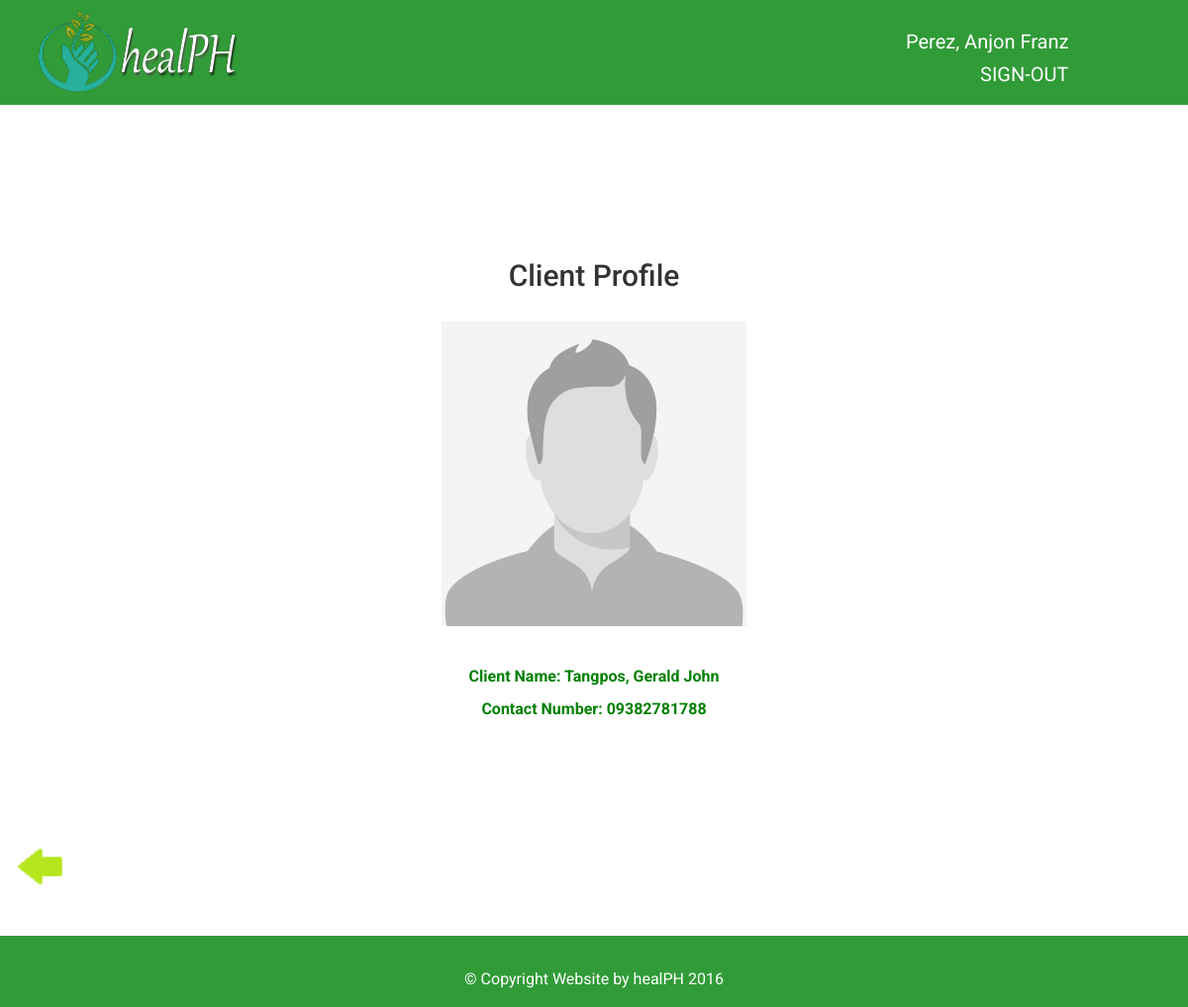
Page /adminPages/clientprofile.php?accountid=21 (signed in) on the committed database.
### tables this page shows
CREATE TABLE IF NOT EXISTS `client` (
  `CLIENT_ID` int(11) NOT NULL AUTO_INCREMENT,
  `ACCT_ID` int(11) NOT NULL,
  `FIRSTNAME` varchar(30) NOT NULL,
  `LASTNAME` varchar(30) NOT NULL,
  `ADDRESS` varchar(60) NOT NULL,
  `EMAIL_ADDRESS` varchar(30) NOT NULL,
  `MOBILE` varchar(15) NOT NULL,
  `PICTURE` varchar(50) NOT NULL DEFAULT 'face.jpg',
  `STATUS` varchar(20) NOT NULL DEFAULT 'ACTIVE',
  PRIMARY KEY (`CLIENT_ID`)
);

### adminPages/clientprofile.php (the view, shortened to what this page needs)
<?php
    require '../queries/connection.php';
    if(isset($_GET['accountid'])) {
        $accountid = $_GET['accountid'];
        $sql = "SELECT A.ACCT_ID, A.TYPE, C.ACCT_ID, C.CLIENT_ID, C.LASTNAME, C.FIRSTNAME, C.MOBILE, C.PICTURE FROM account AS A inner join client AS C ON A.ACCT_ID = C.ACCT_ID WHERE C.ACCT_ID = '$accountid'";
        $retrieve = $conn->query($sql)->fetchAll();
        if($retrieve) {
            foreach($retrieve as $row) {
                $name = $row['LASTNAME']. ", " .$row['FIRSTNAME'];
                $contact = $row['MOBILE'];
                $picture = $row['PICTURE'];
            }
        }
        else {
            header('Location: adminLogin.php');
        }
    }
    else {
        header('Location: adminLogin.php?');
    }
    $countnotif = 0;
    if($countnotif==0) {
        $countnotif = "";
    }
?>
<!DOCTYPE html>
<html lang="en">
<head>
        <link href="../assets/css/main.css" rel="stylesheet" />
</head>
<body>
        <nav class="navbar1 navbar-inverse1 navbar-fixed-top  wow bounceInUp">
               <div class="container topnav bgMenu">
                   <div class="row">
                    <div class="col-md-9 col-sm-9">
                                <a href="adminLogin.php" class="navbar-brand"><img class="img-responsive wow slideInLeft" src="../assets/images/logo.png" /></a>
                    </div>
                    <div class="collapse navbar-collapse" id="mainNavBar">
                        <div class="col-md-3 col-sm-3">
                            <ul class="nav navbar-nav">
                                   <div class="topUser">
                                                <li>
                                                    <a href="#">
                                                    <?php echo $_SESSION['NAME']; ?> <span class="badge badge-notify"><?php echo $countnotif; ?></span>
                                                </a>
                                                </li>
                                                <li>
                                                    <a href="../queries/signout.php">SIGN-OUT</a>
                                                </li>
                                    </div>
                                </ul>
                        </div>
                        </div>
                   </div>
                </div>
        </nav>
        <section class="healerPage">
                <div class="container">
                        <div class="row">
                                <div class="col-md-12 col-sm-12">
                                    <div class="healerProfile_wrap">
                                        <h2>Client Profile</h2>
                                        <img class="img-responsive center-block wow fadeInUpBig" src="../images/client/<?php echo $picture; ?>" />
                                        <p class="wow fadeInUpBig">Client Name: <?php echo $name; ?></p>
                                        <p class="wow fadeInUpBig">Contact Number: <?php echo $contact; ?></p>
                                    </div>
                                </div>
                            <div class="back hvr-grow clientBack">
                                    <a href="viewclient.php"> <img src="../assets/images/back.png"></a>
                            </div>
                        </div>
                </div>
        </section>
    <?php include "../footer.php";?>
</body>
</html>

### rows in the picture
client: PICTURE (picture), name "Tangpos, Gerald John", MOBILE "09382781788"

### other values in the picture
$_SESSION['NAME'] "Perez, Anjon Franz"
